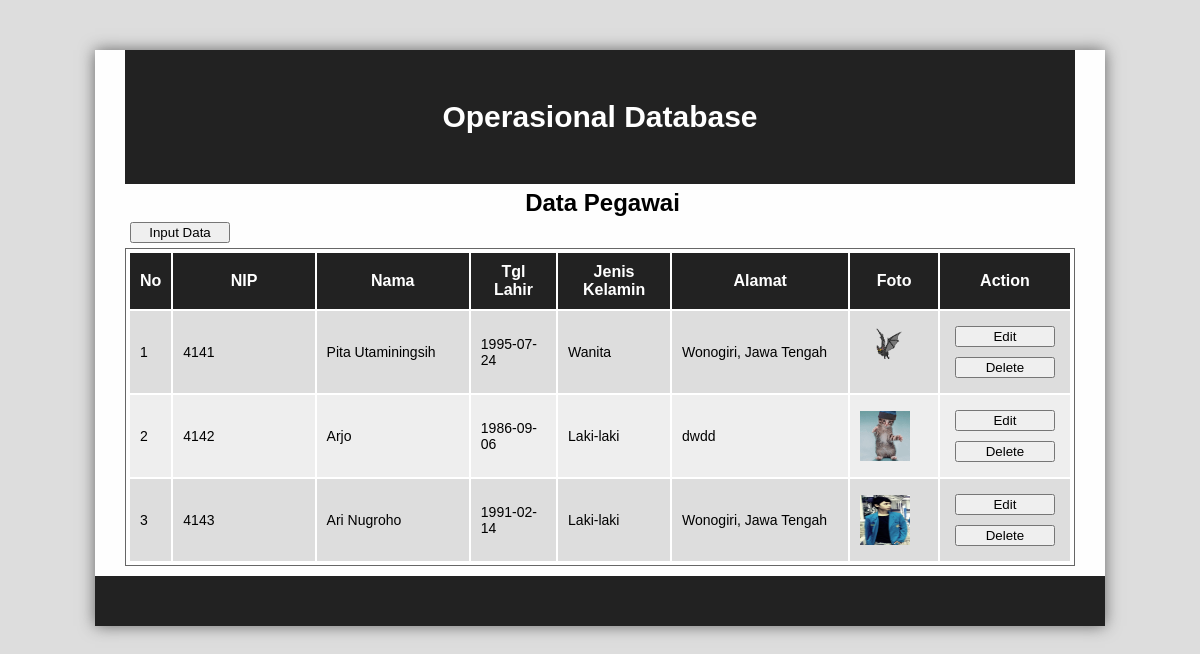
The page / on the database its author committed.
### tables this page shows
CREATE TABLE IF NOT EXISTS `pegawai` (
  `nip` varchar(18) NOT NULL DEFAULT '',
  `nama` varchar(30) NOT NULL DEFAULT '',
  `tgllahir` date NOT NULL DEFAULT '0000-00-00',
  `jenkel` enum('0','1') NOT NULL DEFAULT '0',
  `alamat` text NOT NULL,
  `namafoto` varchar(50) NOT NULL DEFAULT '',
  PRIMARY KEY (`nip`),
  UNIQUE KEY `nim` (`nip`),
  KEY `nim_2` (`nip`)
);

### tampil.php (the view, shortened to what this page needs)
<div id="content">
	<h2 align="center">Data Pegawai</h2>
	<a href="index.php?page=input"><input type="button" name="" value=" Input Data "/></a>
	<table width="100%"  id="tabel">
	<tr>
		<th width="3%">No</td>
		<th width="18%">NIP</td>
		<th width="18%">Nama</td>
		<th width="10%">Tgl Lahir</td>
		<th width="13%">Jenis Kelamin</td>
		<th width="22%">Alamat</td>
		<th width="10%">Foto</td>
		<th width="6%">Action</td>
	</tr>
	<?php
	$no = 1;
	$query = "SELECT * FROM pegawai ORDER BY nip";
	$sql = mysql_query ($query);
	while ($hasil = mysql_fetch_array ($sql)) {
		$nip = $hasil['nip'];
		$nama = stripslashes ($hasil['nama']);
		$jenkel = ($hasil['jenkel']==0)?"Laki-laki" : "Wanita";
		$tgllhr = stripslashes ($hasil['tgllahir']);
		$alamat = stripslashes ($hasil['alamat']);
		$foto = $hasil['namafoto'];
		$warna = ($no%2==1)?"#dddddd":"#eeeeee";
	?>
		<tr bgcolor="<?php echo $warna; ?>">
			<td><?php echo $no; ?></td>
			<td><?php echo $nip; ?></td>
			<td><?php echo $nama; ?></td>
			<td><?php echo $tgllhr; ?></td>
			<td><?php echo $jenkel; ?></td>
			<td><?php echo $alamat; ?></td>
			<td><?php echo "<img src='images/$foto' width='50' height='50'/>"; ?></td>
			<td>
			<a href="index.php?page=edit&nip=<?php echo $nip; ?>"><input type="button" name="" value=" Edit "/></a><br/>
			<a href="index.php?page=delete&nip=<?php echo $nip; ?>" onclick="return confirm('Anda yakin akan menghapus pegawai <?php echo $nama; ?> ?')"><input type="button" name="" value=" Delete "/></a></td>
		</tr>
	<?php $no++; }?>
	</table>
</div>

### index.php (shortened to what this page needs)
<!DOCTYPE html PUBLIC "-//W3C//DTD XHTML 1.0 Transitional//EN" "http://www.w3.org/TR/xhtml1/DTD/xhtml1-transitional.dtd">
<html xmlns="http://www.w3.org/1999/xhtml">
<head>
<link href="style.css" rel="stylesheet" type="text/css" />
</head>
<body>
<div id="main_container">
<div id="header">
<h1>Operasional Database</h1>
</div>
<?php
$page = (isset($_GET['page']))? $_GET['page'] : "main";
switch ($page) {
	case 'main' :
	default : include 'tampil.php';
}
?>
</div>
</body>
</html>

### style.css (style rules this page uses)
body { background-color:#ddd; font-family: Arial, Helvetica, sans-serif; }
a { text-decoration: none; color:#0000ff; }
input , select , textarea { margin:5px; }
input[type=button] { width:100px; }
#main_container { width:950px; margin:50px auto; padding:0px 30px 10px 30px; background:#FEFEFE; box-shadow:0px 0px 15px #666; border-bottom:50px solid #222; }
#header { padding:30px 0px; background:#222; }
h1 { font-size:30px; text-align:center; font-family: Impact, Arial, Helvetica, sans-serif; color:#fff; }
h2 { padding-left: 5px; margin: 5px 0px 0px 0px; }
p, table { size: 10px; margin:0px; padding:10px; text-align:justify; }
#content { width:100%; }
#tabel { background-color:#ffffff; padding:2px; border:1px solid #666; }
#tabel th { color:#ffffff; background-color:#222222; padding:10px; text-align:center; }
#tabel td { padding:10px; font-size:14px; }

### rows shown on the page
pegawai: nip "4141", nama "Pita Utaminingsih", tgllahir "1995-07-24", jenkel "Wanita", alamat "Wonogiri, Jawa Tengah", namafoto (picture)
pegawai: nip "4142", nama "Arjo", tgllahir "1986-09-06", jenkel "Laki-laki", alamat "dwdd", namafoto (picture)
pegawai: nip "4143", nama "Ari Nugroho", tgllahir "1991-02-14", jenkel "Laki-laki", alamat "Wonogiri, Jawa Tengah", namafoto (picture)
